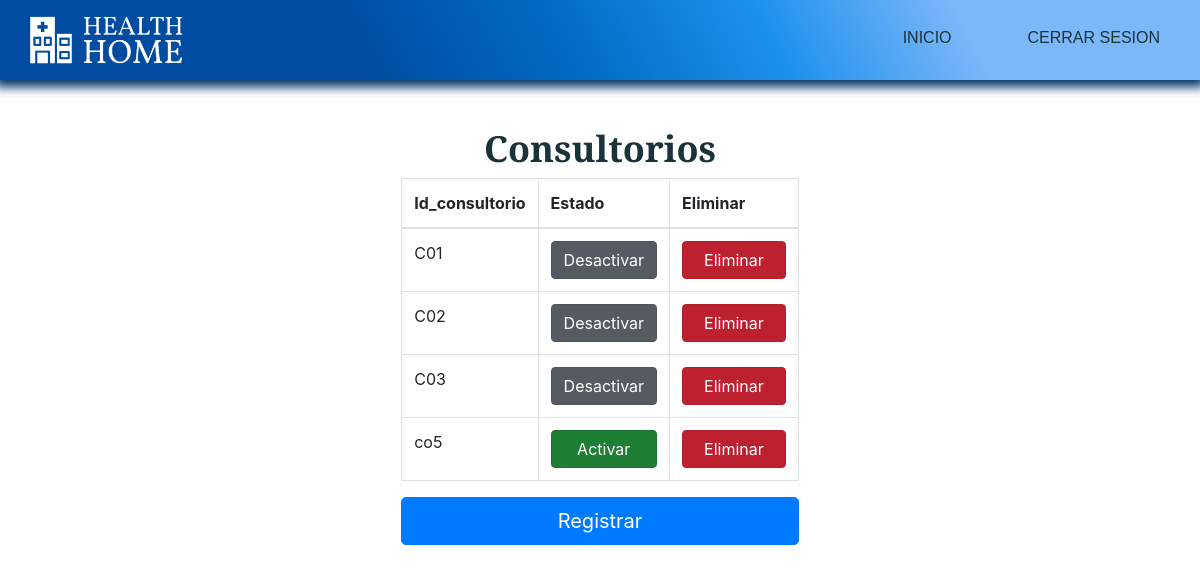
The app's page /index.php?c=Administrador&a=gestion_consult, older data.
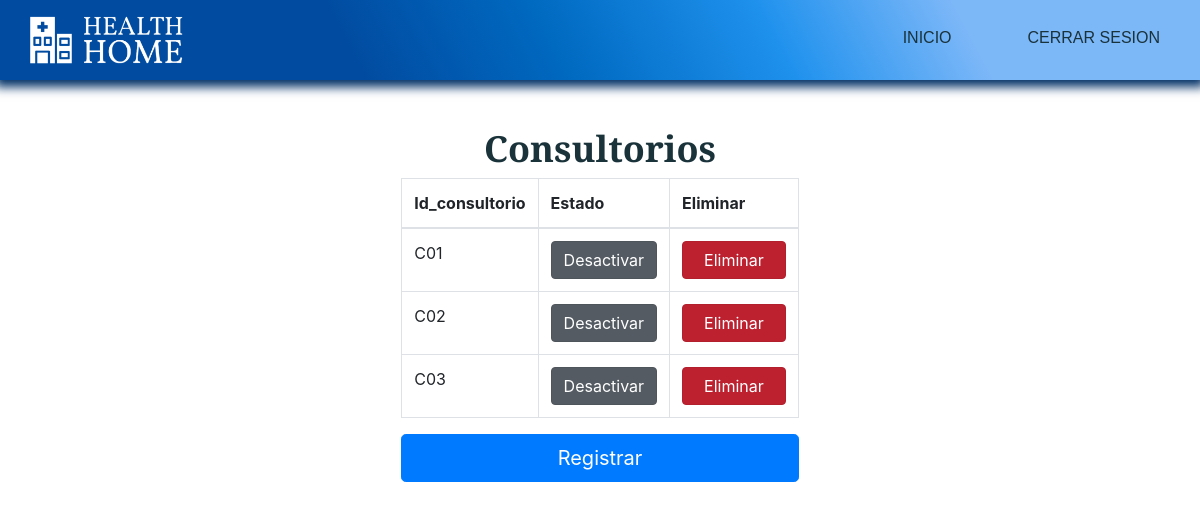
The same page, newer data.
### tables this page shows
CREATE TABLE `consultorios` (
  `id_consultorios` varchar(3) NOT NULL,
  `estado_consult` tinyint(1) NOT NULL,
  `create_consult` datetime NOT NULL DEFAULT current_timestamp()
);

### controllers/Administrador.php (called while the page is built, shortened)
<?php
	class AdministradorController {
		public function __construct(){
			require_once "models/AdministradorModel.php";
		}
		public function gestion_consult(){
			$consult = new Administrador_model();
			$data["consultorios"] = $consult->get_consultorios();
			require_once "views/administrador/gestion_consult/gestion_consult.php";
		}
	}
?>

### config/database.php (called while the page is built)
<?php
	class Conectar {
		public static function conexion(){
			$conexion = new mysqli("localhost", "root", "", "clinica_health_home");
			return $conexion;
		}
	}
?>

### models/AdministradorModel.php (called while the page is built, shortened)
<?php
	class Administrador_model {
		private $db;
		private $consultorios;
		public function __construct(){
			$this->db = Conectar::conexion();
			$this->consultorios = array();
		}
		public function get_consultorios()
		{
			$sql = "SELECT * FROM consultorios";
			$resultado = $this->db->query($sql);
			while($row = $resultado->fetch_assoc())
			{
				$this->consultorios[] = $row;
			}
			return $this->consultorios;
		}
	}
?>

### views/administrador/gestion_consult/gestion_consult.php (the view, shortened to what this page needs)
<!DOCTYPE html>
<html lang="en">
<head>
    <link rel="stylesheet" href="assets/css/estilos.css">
    <link rel="stylesheet" href="https://stackpath.bootstrapcdn.com/bootstrap/4.4.1/css/bootstrap.min.css">
    <link rel="stylesheet" type="text/css" href="https://cdn.datatables.net/v/bs4/dt-1.10.20/datatables.min.css"/>
    <link rel="stylesheet" type="text/css" href="https://cdn.datatables.net/responsive/2.2.3/css/responsive.dataTables.min.css">
</head>
<body>
    <header>
        <div class="container__menu">
            <div class="logo">
                <img src="assets/images/Logo2.png" alt="">
            </div>
            <div class="menu">
                <nav id="nav">
                    <ul>
                        <li><a href="index.php?c=Administrador&a=index">Inicio</a></li>
                        <li><a href="">Cerrar sesion</a></li>
                    </ul>
                </nav>
            </div>
        </div>
    </header>
    <main>
        <div class="container__cover">
            <div class="cover">
                <div class="caja3">
                    <h1>Consultorios</h1>
                    <div class="row">
                        <div class="col-lg-12">
                            <table id="example" class="table table-bordered  display nowrap" cellspacing="0" width="100%">
                                <thead>
                                    <tr>
                                        <th>Id_consultorio</th>
                                        <th>Estado</th>
                                        <th>Eliminar</th>
                                    </tr>
                                </thead>
                                <tbody>
                                    <?php foreach ($data["consultorios"] as $dato) {
                                      if($dato["estado_consult"]==1){
                                        $url="index.php?c=Administrador&a=cambio_estado_1_consult&id=";
                                        $boton="class='btn btn-secondary active' role='button' aria-pressed='true'>Desactivar</a>";
                                      }else{
                                        $url="index.php?c=Administrador&a=cambio_estado_2_consult&id=";
                                        $boton="class='btn btn-success active' role='button' aria-pressed='true'>&nbsp&nbsp&nbspActivar&nbsp&nbsp&nbsp</a>";
                                      }
                                      echo "<tr>";
                                      echo "<td>".$dato["id_consultorios"]."</td>";
                                      echo "<td><a href='"."$url".$dato["id_consultorios"]."' ".$boton."</td>";
                                      echo "<td><a href='"."index.php?c=Administrador&a=eliminar_consul&id=".$dato["id_consultorios"]."' "."class='btn btn-danger active' role='button' aria-pressed='true'>&nbsp&nbspEliminar&nbsp&nbsp</a>"."</td>";
                                      echo "</tr>";
                                    }
                                    ?>
                                </tbody>
                            </table>
                        </div>
                    </div>
                    <a href="index.php?c=Administrador&a=nuevo_consult" class="btn btn-primary btn-lg btn-block" role="button" aria-pressed="true">Registrar</a>
                </div>
            </div>
        </div>
    </main>
</body>
</html>

Row changes from the older to the newer data that the page shows:
removed consultorios: id_consultorios "co5", estado_consult "Activar"
